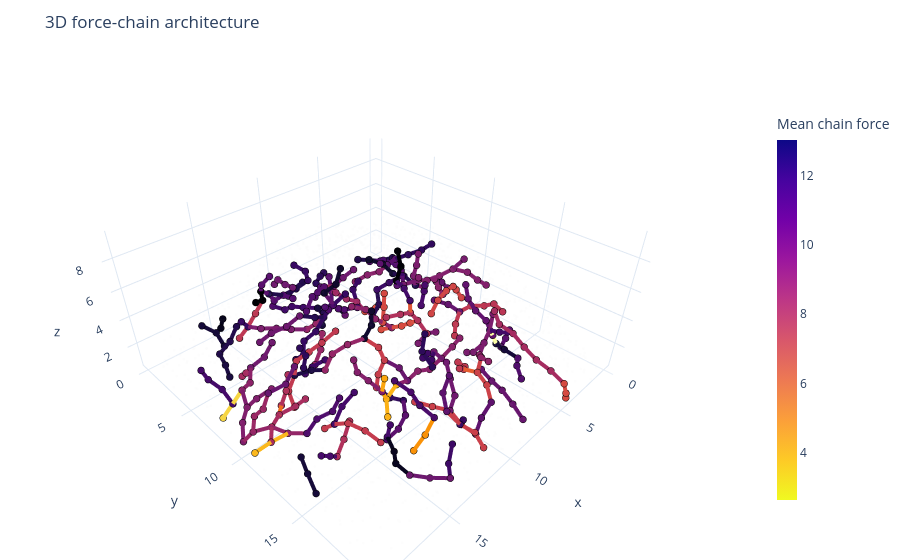

Notebook code cell kept with this figure:
### Markdown cell above
## Figure 4 — 3D chain architecture

This is the presentation figure showing the extracted chains embedded in the full particle cloud. Chains are colored by mean chain force.

### Code cell
def visualize_3d_chain_architecture(pos: PositionDict, chains: List[List[int]], G: nx.Graph, save_html: Path | None = None):
    if not PLOTLY_AVAILABLE:
        print("Plotly not available; skipping 3D figure.")
        return

    fig = go.Figure()

    pts = np.array(list(pos.values()))
    fig.add_trace(go.Scatter3d(
        x=pts[:, 0], y=pts[:, 1], z=pts[:, 2],
        mode="markers",
        marker=dict(size=1.5, color="lightgray", opacity=0.035),
        name="Background particles",
        hoverinfo="skip",
    ))

    chain_forces = []
    for c in chains:
        forces = [G[c[i]][c[i+1]]["force"] for i in range(len(c)-1) if G.has_edge(c[i], c[i+1])]
        forcesAvg = forces/Favg
        print(forcesAvg)
        #chain_forces.append(np.mean(forces) if forces else 0.0)
        chain_forces.append(np.mean(forces) if forces else 0.0)

    if len(chain_forces) == 0:
        print("No chains to visualize.")
        return

    norm = mcolors.Normalize(vmin=min(chain_forces), vmax=max(chain_forces) + 1e-12)

    for i, c in enumerate(chains):
        c_pts = np.array([pos[p] for p in c if p in pos])
        if len(c_pts) == 0:
            continue
        rgba = cm.inferno(norm(chain_forces[i]))
        hex_color = mcolors.to_hex(rgba)

        fig.add_trace(go.Scatter3d(
            x=c_pts[:, 0], y=c_pts[:, 1], z=c_pts[:, 2],
            mode="lines+markers",
            line=dict(color=hex_color, width=8),
            marker=dict(size=4, color=hex_color, opacity=1, line=dict(color="black", width=1)),
            name=f"Chain {i}",
            text=f"Chain {i}<br>Mean force: {chain_forces[i]:.2f}<br>Particles: {len(c)}",
            hoverinfo="text",
        ))

    # dummy trace for colorbar
    fig.add_trace(go.Scatter3d(
        x=[None], y=[None], z=[None], mode="markers",
        marker=dict(
            #colorscale="Inferno_r",
            colorscale="Plasma_r",
            showscale=True,
            cmin=min(chain_forces),
            cmax=max(chain_forces),
            colorbar=dict(title="Mean chain force", thickness=20, len=0.8),
        ),
        showlegend=False,
    ))

    fig.update_layout(
        title="3D force-chain architecture",
        template="plotly_white",
        scene=dict(
            xaxis=dict(title="x"),
            yaxis=dict(title="y"),
            zaxis=dict(title="z"),
            bgcolor="white",
        ),
        margin=dict(l=0, r=0, b=0, t=55),
        showlegend=False,
    )

    if save_html:
        fig.write_html(str(save_html))
        print(f"Saved interactive figure to {save_html}")

    fig.show()

visualize_3d_chain_architecture(pos, chains, G, save_html=output_dir / "chain_architecture_3d.html")
